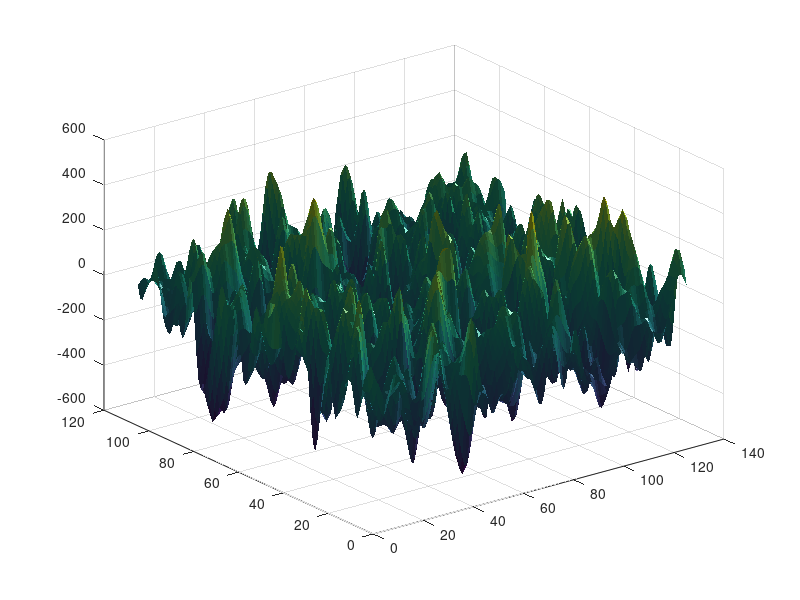

MATLAB code for this plot: (Note: this script raises an error after producing the figure.)
%------------------------------------------------------------------------------
%-- Example of generating the interface file 
%------------------------------------------------------------------------------

clear

%------------------------------------------------------------------------------
%-- generate x and y
%------------------------------------------------------------------------------

%-- should 6 more than FD points due to ghosts points
nghost = 3;
nx = 126;
ny = 106;
x0 = 0.0;
y0 = 0.0;
dx = 100.0;
dy = 100.0;

x1d = [0 : nx-1] * dx + x0 - nghost * dx;
y1d = [0 : ny-1] * dy + y0 - nghost * dy;

%------------------------------------------------------------------------------
%-- generate or load topography
%------------------------------------------------------------------------------

topo = zeros(nx,ny);

%-- from https://www.mathworks.com/matlabcentral/answers/218806-random-gaussian-surface-generation
N = [nx ny]; % size in pixels of image
F = 10;        % frequency-filter width
[X,Y] = ndgrid(1:N(1),1:N(2));
i = min(X-1,N(1)-X+1);
j = min(Y-1,N(2)-Y+1);
H = exp(-.5*(i.^2+j.^2)/F^2);
Z = real(ifft2(H.*fft2(randn(N))));
Z = Z .* 1e3;
figure
surf(X,Y,Z,'edgecolor','none');
light;

%-- get from above surface
%for j = 1 : ny
%for i = 1 : nx
%  free_topo(i,j) = Z(i,j);
%end
%end
free_topo = Z;

%------------------------------------------------------------------------------
%-- generate grid interfaces
%------------------------------------------------------------------------------

%-- note: from bottom to top

num_of_interfaces = 4; 

% 1 less than num_of_interfaces, total cell should be nghost more than FD points
num_of_cell_per_layer = [ 43 10 10 ];
dz_is_equal_of_layer  = [ 1 0 1]; % 1:The grid spacing is equal; 0: Is not.
avg_dz_of_layer       = [ 100, 75, 50 ];
smooth_length         = [ 20, 5, 1, 1];

%-- use avg_dz and num_of_cell to esti z-axis of each interface
%-- last elem is the free surface
z_of_interfaces(num_of_interfaces) = 0;
for ilay = num_of_interfaces-1 : -1 : 1
  z_of_interfaces(ilay) = z_of_interfaces(ilay+1) ...
        - avg_dz_of_layer(ilay) * num_of_cell_per_layer(ilay);
end

%-- construct grid interfaces from free_topo and z_of_interfaces
x3d = zeros(nx,ny,num_of_interfaces);
y3d = zeros(nx,ny,num_of_interfaces);
z3d = zeros(nx,ny,num_of_interfaces);

%-- set x3d
for n = 1 : num_of_interfaces
for j = 1 : ny
  x3d(:,j,n) = x1d;
end
end

%-- set y3d
for n = 1 : num_of_interfaces
for i = 1 : nx
  y3d(i,:,n) = y1d';
end
end

%- first same to free surface
z3d(:,:,num_of_interfaces) = free_topo;

for ilay = num_of_interfaces-1 : -1 : 1
  %-- smooth free_topo 
  topo  = smooth2(free_topo, smooth_length(ilay));
  z3d(:,:,ilay) = topo + z_of_interfaces(ilay);
end

%------------------------------------------------------------------------------
%-- plot
%------------------------------------------------------------------------------

%figure
%hold off
%for n = 1 : num_of_interfaces
%    %surf(x1d, y1d, permute(z3d(:,:,n),[2 1]));
%    surf(x3d(:,:,n), y3d(:,:,n), z3d(:,:,n));
%    hold on
%end
%
%colorbar();
%shading interp
%% set(gca,'zdir','reverse')
%set(gca,'fontsize',16)
%ylabel('X');
%xlabel('Y');
%zlabel('Depth','fontsize',20);
%set(gcf,'Position',[50 50 900 1000])
%axis equal tight
%box on

%==============================================================================
%-- write .gdlay file
%==============================================================================
gdlay_file = 'random_topo.gdlay'

gdlay_export(gdlay_file, ...
             num_of_interfaces, nx, ny, ...
             num_of_cell_per_layer, ...
             dz_is_equal_of_layer, ...
             x3d, y3d, z3d);

